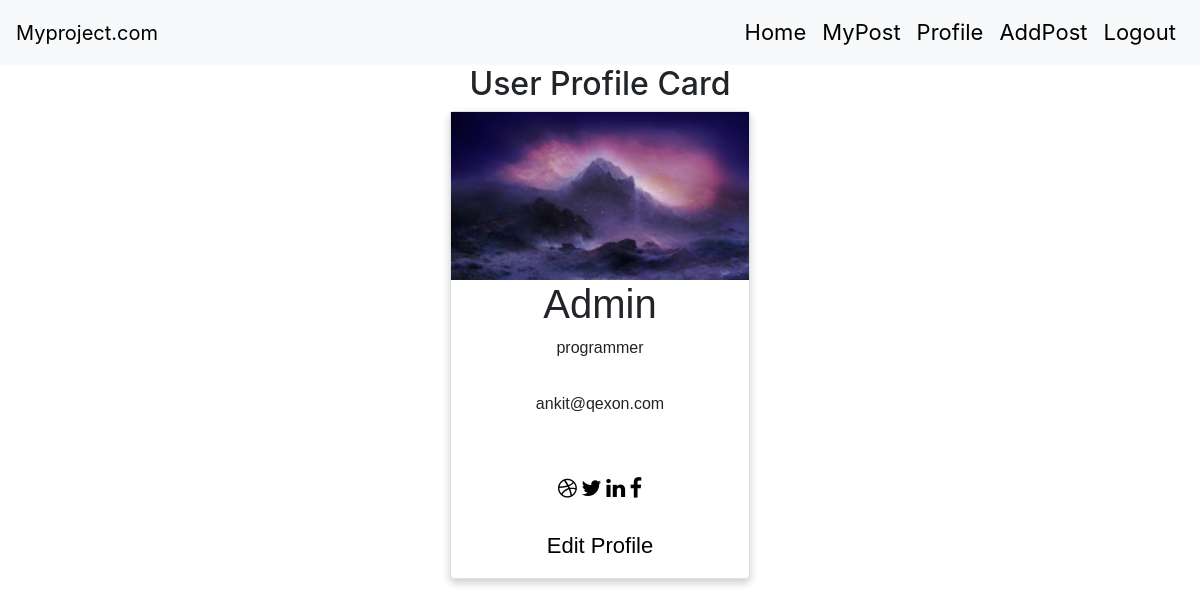
/profile.php (signed in), run on the app's committed database.
### tables this page shows
CREATE TABLE `users_new` (
  `id` int(255) NOT NULL,
  `gender` varchar(255) NOT NULL,
  `email` varchar(255) NOT NULL,
  `password` varchar(255) NOT NULL,
  `profession` varchar(255) NOT NULL,
  `about` varchar(255) NOT NULL,
  `image` varchar(255) NOT NULL,
  `name` varchar(255) NOT NULL,
  `is_admin` int(11) NOT NULL COMMENT '1-Admin,0-User'
);

### profile.php (the view, shortened to what this page needs)
<?php
    include "header.php";
    include "config.php";
    $email = $_SESSION['email'];
    $sql = "SELECT * FROM users_new WHERE email ='$email'";
    $res = mysqli_query($conn,$sql);
    if ($result=$res->fetch_array())
    {
    }
?>
<link rel="stylesheet" href="https://cdnjs.cloudflare.com/ajax/libs/font-awesome/4.7.0/css/font-awesome.min.css">
<h2 style="text-align:center">User Profile Card</h2>
<div class="card">
    <img src ="images/<?php echo $result['image'] ?>" style="width:100%">
    <h1><?php echo $result['name'] ?></h1>
    <p><?php echo $result['profession'] ?><p>
    <p><?php  echo $result['email'] ?><p>
    <div style="margin: 24px 0;">
        <a href="#"><i class="fa fa-dribbble"></i></a>
        <a href="#"><i class="fa fa-twitter"></i></a>
        <a href="#"><i class="fa fa-linkedin"></i></a>
        <a href="#"><i class="fa fa-facebook"></i></a>
    </div>
    <p style="color: white;"><a href="edit_profile.php">Edit Profile</a></p>
</div>
<?php include "footer.php";  ?>

### profile.php (style rules this page uses)
.card { box-shadow: 0 4px 8px 0 rgba(0, 0, 0, 0.2); max-width: 300px; margin: auto; text-align: center; font-family: arial; }
a { text-decoration: none; font-size: 22px; color: black; }

### data on the page
users_new: image (picture), name "Admin", profession "programmer", email "ankit@qexon.com"
